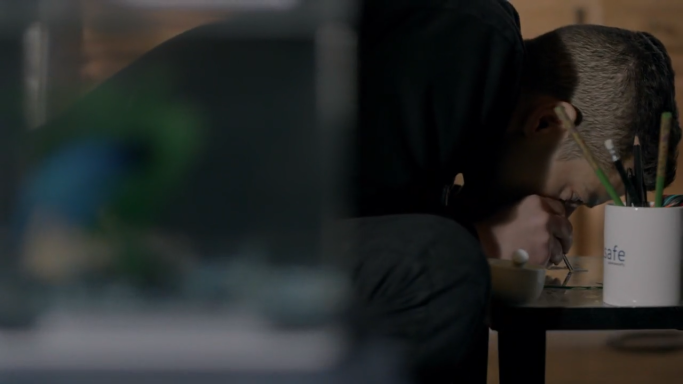
#> input picture mrrob.png, 1366 x 768 px, found by its file name (shown at 1/2 size)
$ python image_pyramid.py
#> lines starting #> are read from the running program, lines starting #| are printed output that depends on the picture
import cv2
import matplotlib.pyplot as plt
import pyperclip


img = cv2.imread("C:\\Users\\elliot\\Desktop\\NewOpenCV\\mrrob.png")
#> img is the input picture: shape (768, 1366, 3); mean B, G, R 42, 43.2, 40.9

layer = img.copy()

for i in range(4):
	plt.subplot(2, 2, i + 1)

	# using pyrDown() function
	layer = cv2.pyrDown(layer)

	plt.imshow(layer)
	cv2.imshow("str(i)", layer)
	cv2.waitKey(0)
#> this loop made 4 passes
#> pass 1, `layer = cv2.pyrDown(layer)`:
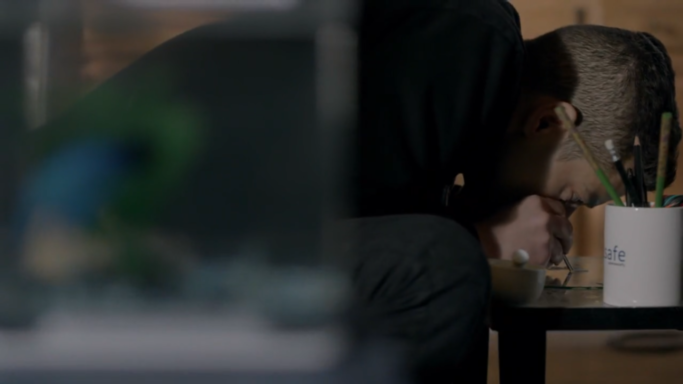
#> layer: shape (384, 683, 3); mean B, G, R 42, 43.2, 40.9
#> after the loop:
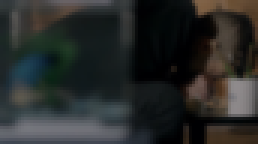
#> layer: shape (48, 86, 3) (shown 3 times larger); mean B, G, R 42.1, 43.4, 41.2


cv2.destroyAllWindows()
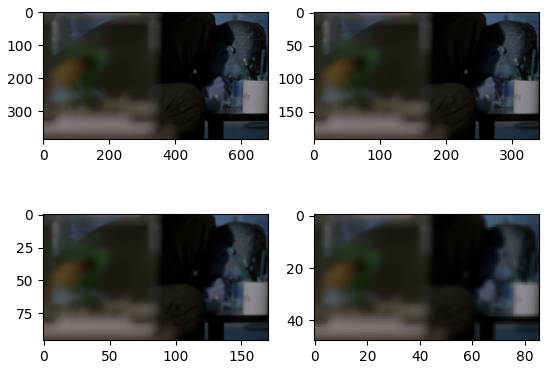
#> figure drawn by matplotlib, 4 panels; B, G, R data is drawn as R, G, B
